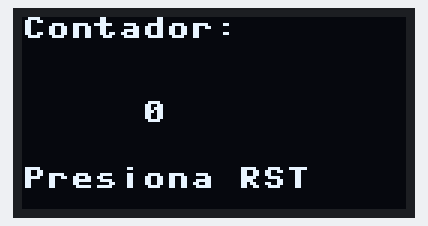
Recording of a program running on a simulated ESP32 board running MicroPython. On the bench: 128×64 one-colour display.

Above: at 0.1 s.
At 3.8 s:
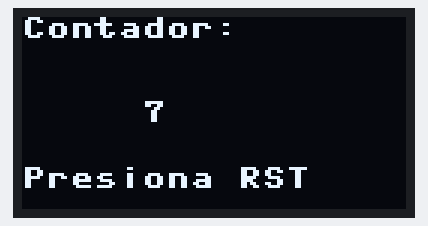
At 9.5 s:
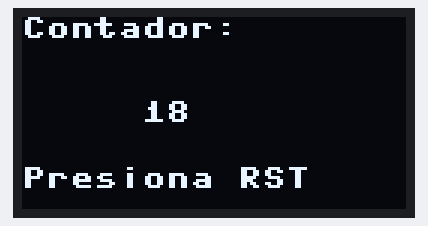
At 19.5 s:
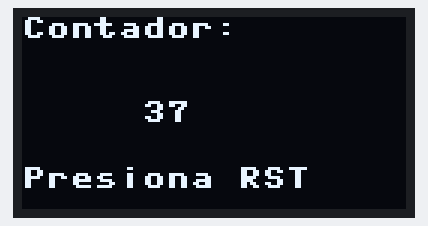
At 29.5 s:
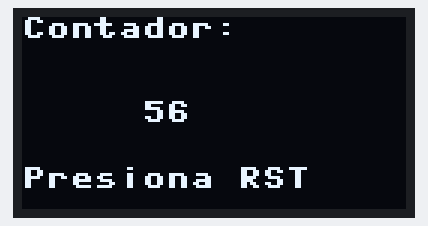
At 39.4 s:
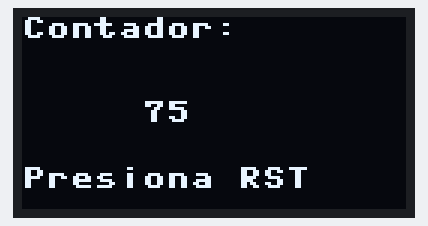

The program:

P1B_contador.py
```python
from machine import I2C, Pin
import ssd1306
import time


# Inicialización I2C
i2c = I2C(
    0,
    scl=Pin(22),
    sda=Pin(21),
    freq=400000
)

# Inicialización OLED
oled = ssd1306.SSD1306_I2C(128, 64, i2c)

contador = 0

while True:

    oled.fill(0)

    oled.text('Contador:', 0, 0, 1)

    oled.text(str(contador), 40, 28, 1)

    oled.text('Presiona RST', 0, 50, 1)

    oled.show()

    contador += 1

    time.sleep(0.5)
```

Measured:
- what the display in image 1 shows lasts 0.5 s, from 3.7 s to 4.2 s
